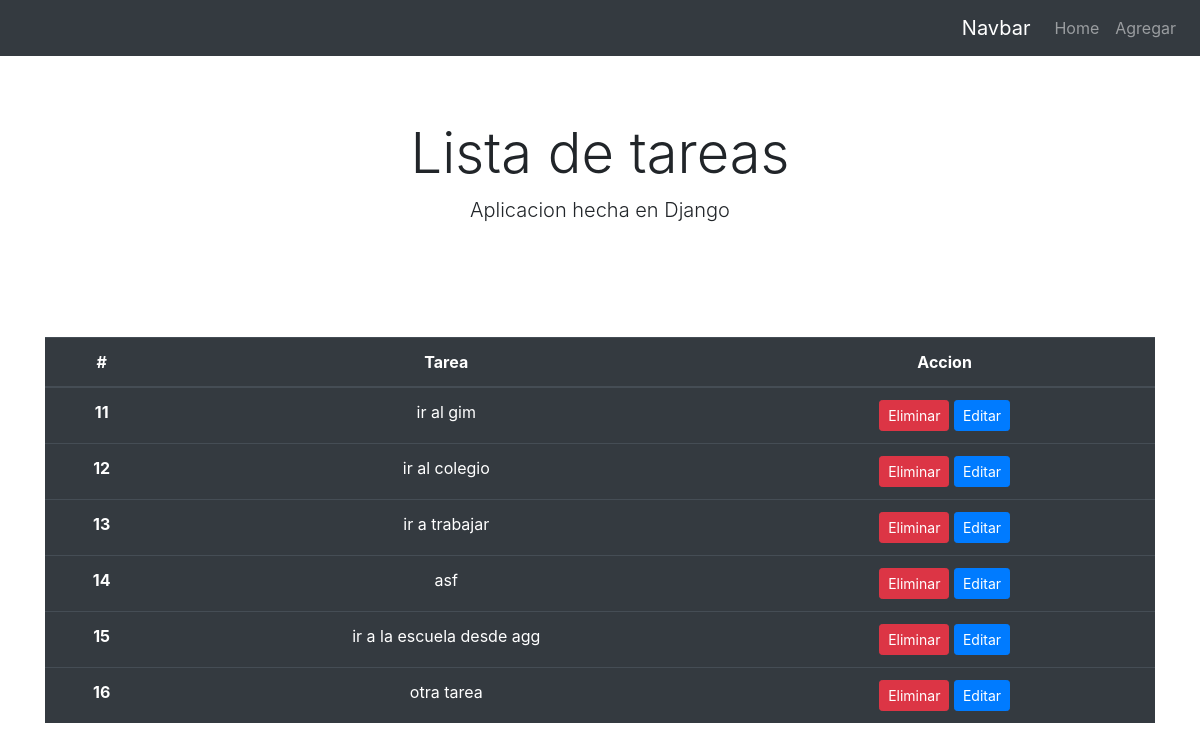
Before: / with the older database file.
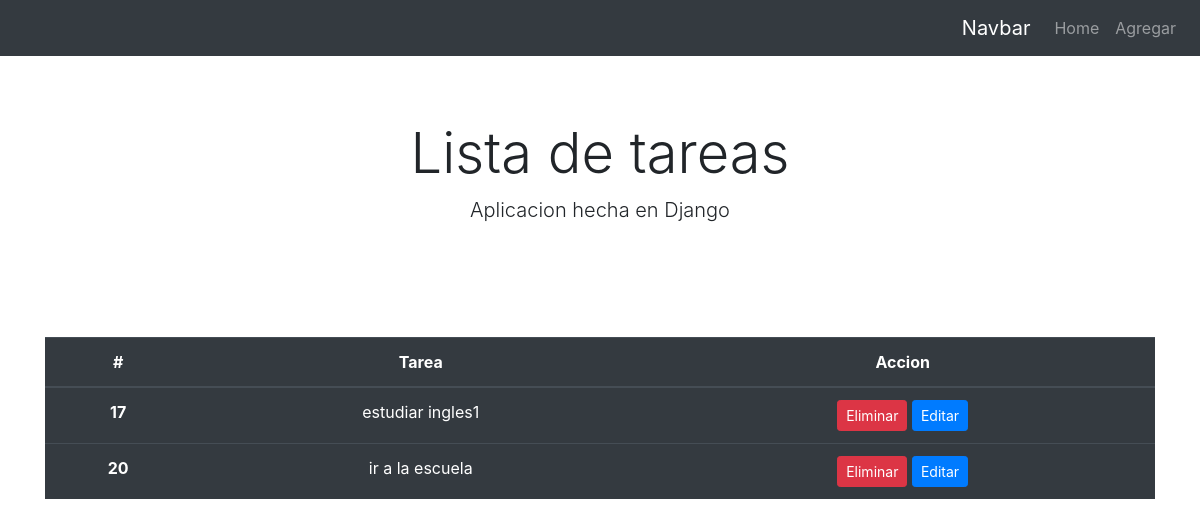
After: the same page with the newer database file.
### apptd/models.py (models this page shows)
class Tarea(models.Model):
    tarea = models.CharField(max_length=100)
    def __str__(self):
        return self.tarea

### apptd/views.py (the view)
# urls.py: path("", views.home, name="home"),
def home(request):
    tareas=Tarea.objects.all()
    context={'tareas':tareas}
    return render(request, 'apptd/home.html', context)

### apptd/templates/apptd/home.html
{% extends 'apptd/layout.html' %}
{% block content %}
<div class="container text-center">
<table class="table table-hover table-dark">
    <thead>
      <tr>
        <th scope="col">#</th>
        <th scope="col">Tarea</th>
        <th scope="col">Accion</th>
      </tr>
    </thead>
    <tbody>
        {% for tarea in tareas %}
      <tr>
        <th scope="row">{{ tarea.id }}</th>
        <td>{{ tarea }}</td>
        <td>
            <a class="btn btn-danger btn-sm" href="{% url 'eliminar' tarea.id %}">Eliminar</a>
            <a class="btn btn-primary btn-sm" href="{% url 'editar' tarea.id %}">Editar</a>
        </td>
      </tr>
      {% endfor %}
    </tbody>
  </table>
</div>
{% endblock %}

### apptd/templates/apptd/layout.html (shortened to what this page needs)
<!doctype html>
<html lang="en">
  <head>
    <link rel="stylesheet" href="https://cdn.jsdelivr.net/npm/bootstrap@4.6.0/dist/css/bootstrap.min.css">
    <nav class="navbar navbar-expand-lg navbar-dark bg-dark">
        <a class="navbar-brand" href="#">Navbar</a>
        <div class="collapse navbar-collapse" id="navbarNav">
          <ul class="navbar-nav">
            <li class="nav-item ">
              <a class="nav-link" href="{% url 'home' %}">Home </a>
            </li>
            <li class="nav-item ">
                <a class="nav-link" href="{% url 'agregar' %}">Agregar </a>
              </li>
          </ul>
        </div>
      </nav>
      <div class="jumbotron jumbotron-fluid bg-white">
        <div class="container text-center" >
          <h1 class="display-4">Lista de tareas</h1>
          <p class="lead">Aplicacion hecha en Django</p>
        </div>
      </div>
{% block content %}
{% endblock %}
  </body>
</html>

Changed rows visible on the page:
removed Tarea: id "11", tarea "ir al gim"
removed Tarea: id "12", tarea "ir al colegio"
removed Tarea: id "13", tarea "ir a trabajar"
removed Tarea: id "14", tarea "asf"
removed Tarea: id "15", tarea "ir a la escuela desde agg"
removed Tarea: id "16", tarea "otra tarea"
added Tarea: id "17", tarea "estudiar ingles1"
added Tarea: id "20", tarea "ir a la escuela"
